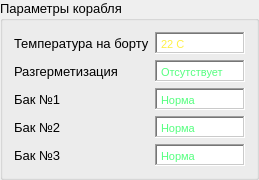
                  <widget class="QGroupBox" name="groupBox_5">
                   <property name="font">
                    <font>
                     <pointsize>10</pointsize>
                    </font>
                   </property>
                   <property name="title">
                    <string>Параметры корабля</string>
                   </property>
                   <layout class="QVBoxLayout" name="verticalLayout_12">
                    <item>
                     <layout class="QHBoxLayout" name="horizontalLayout_15">
                      <item>
                       <widget class="QLabel" name="label_14">
                        <property name="minimumSize">
                         <size>
                          <width>120</width>
                          <height>0</height>
                         </size>
                        </property>
                        <property name="text">
                         <string>Температура на борту</string>
                        </property>
                       </widget>
                      </item>
                      <item>
                       <widget class="QTextEdit" name="textEdit_2">
                        <property name="sizePolicy">
                         <sizepolicy hsizetype="Preferred" vsizetype="Expanding">
                          <horstretch>0</horstretch>
                          <verstretch>0</verstretch>
                         </sizepolicy>
                        </property>
                        <property name="minimumSize">
                         <size>
                          <width>85</width>
                          <height>0</height>
                         </size>
                        </property>
                        <property name="maximumSize">
                         <size>
                          <width>90</width>
                          <height>22</height>
                         </size>
                        </property>
                        <property name="font">
                         <font>
                          <pointsize>11</pointsize>
                         </font>
                        </property>
                        <property name="frameShape">
                         <enum>QFrame::WinPanel</enum>
                        </property>
                        <property name="verticalScrollBarPolicy">
                         <enum>Qt::ScrollBarAlwaysOff</enum>
                        </property>
                        <property name="horizontalScrollBarPolicy">
                         <enum>Qt::ScrollBarAlwaysOff</enum>
                        </property>
                        <property name="html">
                         <string>&lt;!DOCTYPE HTML PUBLIC &quot;-//W3C//DTD HTML 4.0//EN&quot; &quot;http://www.w3.org/TR/REC-html40/strict.dtd&quot;&gt;
&lt;html&gt;&lt;head&gt;&lt;meta name=&quot;qrichtext&quot; content=&quot;1&quot; /&gt;&lt;meta charset=&quot;utf-8&quot; /&gt;&lt;style type=&quot;text/css&quot;&gt;
p, li { white-space: pre-wrap; }
hr { height: 1px; border-width: 0; }
li.unchecked::marker { content: &quot;\2610&quot;; }
li.checked::marker { content: &quot;\2612&quot;; }
&lt;/style&gt;&lt;/head&gt;&lt;body style=&quot; font-family:'Segoe UI'; font-size:11pt; font-weight:400; font-style:normal;&quot;&gt;
&lt;p style=&quot; margin-top:0px; margin-bottom:0px; margin-left:0px; margin-right:0px; -qt-block-indent:0; text-indent:0px;&quot;&gt;&lt;span style=&quot; font-size:8pt; color:#fff045;&quot;&gt;22 С&lt;/span&gt;&lt;/p&gt;&lt;/body&gt;&lt;/html&gt;</string>
                        </property>
                       </widget>
                      </item>
                     </layout>
                    </item>
                    <item>
                     <layout class="QHBoxLayout" name="horizontalLayout_16">
                      <item>
                       <widget class="QLabel" name="label_10">
                        <property name="minimumSize">
                         <size>
                          <width>120</width>
                          <height>0</height>
                         </size>
                        </property>
                        <property name="text">
                         <string>Разгерметизация</string>
                        </property>
                       </widget>
                      </item>
                      <item>
                       <widget class="QTextEdit" name="textEdit_3">
                        <property name="sizePolicy">
                         <sizepolicy hsizetype="Preferred" vsizetype="Expanding">
                          <horstretch>0</horstretch>
                          <verstretch>0</verstretch>
                         </sizepolicy>
                        </property>
                        <property name="minimumSize">
                         <size>
                          <width>85</width>
                          <height>0</height>
                         </size>
                        </property>
                        <property name="maximumSize">
                         <size>
                          <width>90</width>
                          <height>22</height>
                         </size>
                        </property>
                        <property name="font">
                         <font>
                          <pointsize>11</pointsize>
                         </font>
                        </property>
                        <property name="frameShape">
                         <enum>QFrame::WinPanel</enum>
                        </property>
                        <property name="verticalScrollBarPolicy">
                         <enum>Qt::ScrollBarAlwaysOff</enum>
                        </property>
                        <property name="horizontalScrollBarPolicy">
                         <enum>Qt::ScrollBarAlwaysOff</enum>
                        </property>
                        <property name="html">
                         <string>&lt;!DOCTYPE HTML PUBLIC &quot;-//W3C//DTD HTML 4.0//EN&quot; &quot;http://www.w3.org/TR/REC-html40/strict.dtd&quot;&gt;
&lt;html&gt;&lt;head&gt;&lt;meta name=&quot;qrichtext&quot; content=&quot;1&quot; /&gt;&lt;meta charset=&quot;utf-8&quot; /&gt;&lt;style type=&quot;text/css&quot;&gt;
p, li { white-space: pre-wrap; }
hr { height: 1px; border-width: 0; }
li.unchecked::marker { content: &quot;\2610&quot;; }
li.checked::marker { content: &quot;\2612&quot;; }
&lt;/style&gt;&lt;/head&gt;&lt;body style=&quot; font-family:'Segoe UI'; font-size:11pt; font-weight:400; font-style:normal;&quot;&gt;
&lt;p style=&quot; margin-top:0px; margin-bottom:0px; margin-left:0px; margin-right:0px; -qt-block-indent:0; text-indent:0px;&quot;&gt;&lt;span style=&quot; font-size:8pt; color:#55ff7f;&quot;&gt;Отсутствует&lt;/span&gt;&lt;/p&gt;&lt;/body&gt;&lt;/html&gt;</string>
                        </property>
                       </widget>
                      </item>
                     </layout>
                    </item>
                    <item>
                     <layout class="QHBoxLayout" name="horizontalLayout_17">
                      <item>
                       <widget class="QLabel" name="label_11">
                        <property name="minimumSize">
                         <size>
                          <width>120</width>
                          <height>0</height>
                         </size>
                        </property>
                        <property name="text">
                         <string>Бак №1</string>
                        </property>
                       </widget>
                      </item>
                      <item>
                       <widget class="QTextEdit" name="textEdit_4">
                        <property name="sizePolicy">
                         <sizepolicy hsizetype="Preferred" vsizetype="Expanding">
                          <horstretch>0</horstretch>
                          <verstretch>0</verstretch>
                         </sizepolicy>
                        </property>
                        <property name="minimumSize">
                         <size>
                          <width>85</width>
                          <height>0</height>
                         </size>
                        </property>
                        <property name="maximumSize">
                         <size>
                          <width>90</width>
                          <height>22</height>
                         </size>
                        </property>
                        <property name="font">
                         <font>
                          <pointsize>11</pointsize>
                         </font>
                        </property>
                        <property name="frameShape">
                         <enum>QFrame::WinPanel</enum>
                        </property>
                        <property name="verticalScrollBarPolicy">
                         <enum>Qt::ScrollBarAlwaysOff</enum>
                        </property>
                        <property name="horizontalScrollBarPolicy">
                         <enum>Qt::ScrollBarAlwaysOff</enum>
                        </property>
                        <property name="html">
                         <string>&lt;!DOCTYPE HTML PUBLIC &quot;-//W3C//DTD HTML 4.0//EN&quot; &quot;http://www.w3.org/TR/REC-html40/strict.dtd&quot;&gt;
&lt;html&gt;&lt;head&gt;&lt;meta name=&quot;qrichtext&quot; content=&quot;1&quot; /&gt;&lt;meta charset=&quot;utf-8&quot; /&gt;&lt;style type=&quot;text/css&quot;&gt;
p, li { white-space: pre-wrap; }
hr { height: 1px; border-width: 0; }
li.unchecked::marker { content: &quot;\2610&quot;; }
li.checked::marker { content: &quot;\2612&quot;; }
&lt;/style&gt;&lt;/head&gt;&lt;body style=&quot; font-family:'Segoe UI'; font-size:11pt; font-weight:400; font-style:normal;&quot;&gt;
&lt;p style=&quot; margin-top:0px; margin-bottom:0px; margin-left:0px; margin-right:0px; -qt-block-indent:0; text-indent:0px;&quot;&gt;&lt;span style=&quot; font-size:8pt; color:#55ff7f;&quot;&gt;Норма&lt;/span&gt;&lt;/p&gt;&lt;/body&gt;&lt;/html&gt;</string>
                        </property>
                       </widget>
                      </item>
                     </layout>
                    </item>
                    <item>
                     <layout class="QHBoxLayout" name="horizontalLayout_18">
                      <item>
                       <widget class="QLabel" name="label_12">
                        <property name="minimumSize">
                         <size>
                          <width>120</width>
                          <height>0</height>
                         </size>
                        </property>
                        <property name="text">
                         <string>Бак №2</string>
                        </property>
                       </widget>
                      </item>
                      <item>
                       <widget class="QTextEdit" name="textEdit_5">
                        <property name="sizePolicy">
                         <sizepolicy hsizetype="Preferred" vsizetype="Expanding">
                          <horstretch>0</horstretch>
                          <verstretch>0</verstretch>
                         </sizepolicy>
                        </property>
                        <property name="minimumSize">
                         <size>
                          <width>85</width>
                          <height>0</height>
                         </size>
                        </property>
                        <property name="maximumSize">
                         <size>
                          <width>90</width>
                          <height>22</height>
                         </size>
                        </property>
                        <property name="font">
                         <font>
                          <pointsize>11</pointsize>
                         </font>
                        </property>
                        <property name="frameShape">
                         <enum>QFrame::WinPanel</enum>
                        </property>
                        <property name="verticalScrollBarPolicy">
                         <enum>Qt::ScrollBarAlwaysOff</enum>
                        </property>
                        <property name="horizontalScrollBarPolicy">
                         <enum>Qt::ScrollBarAlwaysOff</enum>
                        </property>
                        <property name="html">
                         <string>&lt;!DOCTYPE HTML PUBLIC &quot;-//W3C//DTD HTML 4.0//EN&quot; &quot;http://www.w3.org/TR/REC-html40/strict.dtd&quot;&gt;
&lt;html&gt;&lt;head&gt;&lt;meta name=&quot;qrichtext&quot; content=&quot;1&quot; /&gt;&lt;meta charset=&quot;utf-8&quot; /&gt;&lt;style type=&quot;text/css&quot;&gt;
p, li { white-space: pre-wrap; }
hr { height: 1px; border-width: 0; }
li.unchecked::marker { content: &quot;\2610&quot;; }
li.checked::marker { content: &quot;\2612&quot;; }
&lt;/style&gt;&lt;/head&gt;&lt;body style=&quot; font-family:'Segoe UI'; font-size:11pt; font-weight:400; font-style:normal;&quot;&gt;
&lt;p style=&quot; margin-top:0px; margin-bottom:0px; margin-left:0px; margin-right:0px; -qt-block-indent:0; text-indent:0px;&quot;&gt;&lt;span style=&quot; font-size:8pt; color:#55ff7f;&quot;&gt;Норма&lt;/span&gt;&lt;/p&gt;&lt;/body&gt;&lt;/html&gt;</string>
                        </property>
                       </widget>
                      </item>
                     </layout>
                    </item>
                    <item>
                     <layout class="QHBoxLayout" name="horizontalLayout_19">
                      <item>
                       <widget class="QLabel" name="label_13">
                        <property name="minimumSize">
                         <size>
                          <width>120</width>
                          <height>0</height>
                         </size>
                        </property>
                        <property name="text">
                         <string>Бак №3</string>
                        </property>
                       </widget>
                      </item>
                      <item>
                       <widget class="QTextEdit" name="textEdit_6">
                        <property name="sizePolicy">
                         <sizepolicy hsizetype="Preferred" vsizetype="Expanding">
                          <horstretch>0</horstretch>
                          <verstretch>0</verstretch>
                         </sizepolicy>
                        </property>
                        <property name="minimumSize">
                         <size>
                          <width>85</width>
                          <height>0</height>
                         </size>
                        </property>
                        <property name="maximumSize">
                         <size>
                          <width>90</width>
                          <height>22</height>
                         </size>
                        </property>
                        <property name="font">
                         <font>
                          <pointsize>11</pointsize>
                         </font>
                        </property>
                        <property name="frameShape">
                         <enum>QFrame::WinPanel</enum>
                        </property>
                        <property name="verticalScrollBarPolicy">
                         <enum>Qt::ScrollBarAlwaysOff</enum>
                        </property>
                        <property name="horizontalScrollBarPolicy">
                         <enum>Qt::ScrollBarAlwaysOff</enum>
                        </property>
                        <property name="html">
                         <string>&lt;!DOCTYPE HTML PUBLIC &quot;-//W3C//DTD HTML 4.0//EN&quot; &quot;http://www.w3.org/TR/REC-html40/strict.dtd&quot;&gt;
&lt;html&gt;&lt;head&gt;&lt;meta name=&quot;qrichtext&quot; content=&quot;1&quot; /&gt;&lt;meta charset=&quot;utf-8&quot; /&gt;&lt;style type=&quot;text/css&quot;&gt;
p, li { white-space: pre-wrap; }
hr { height: 1px; border-width: 0; }
li.unchecked::marker { content: &quot;\2610&quot;; }
li.checked::marker { content: &quot;\2612&quot;; }
&lt;/style&gt;&lt;/head&gt;&lt;body style=&quot; font-family:'Segoe UI'; font-size:11pt; font-weight:400; font-style:normal;&quot;&gt;
&lt;p style=&quot; margin-top:0px; margin-bottom:0px; margin-left:0px; margin-right:0px; -qt-block-indent:0; text-indent:0px;&quot;&gt;&lt;span style=&quot; font-size:8pt; color:#55ff7f;&quot;&gt;Норма&lt;/span&gt;&lt;/p&gt;&lt;/body&gt;&lt;/html&gt;</string>
                        </property>
                       </widget>
                      </item>
                     </layout>
                    </item>
                   </layout>
                  </widget>
